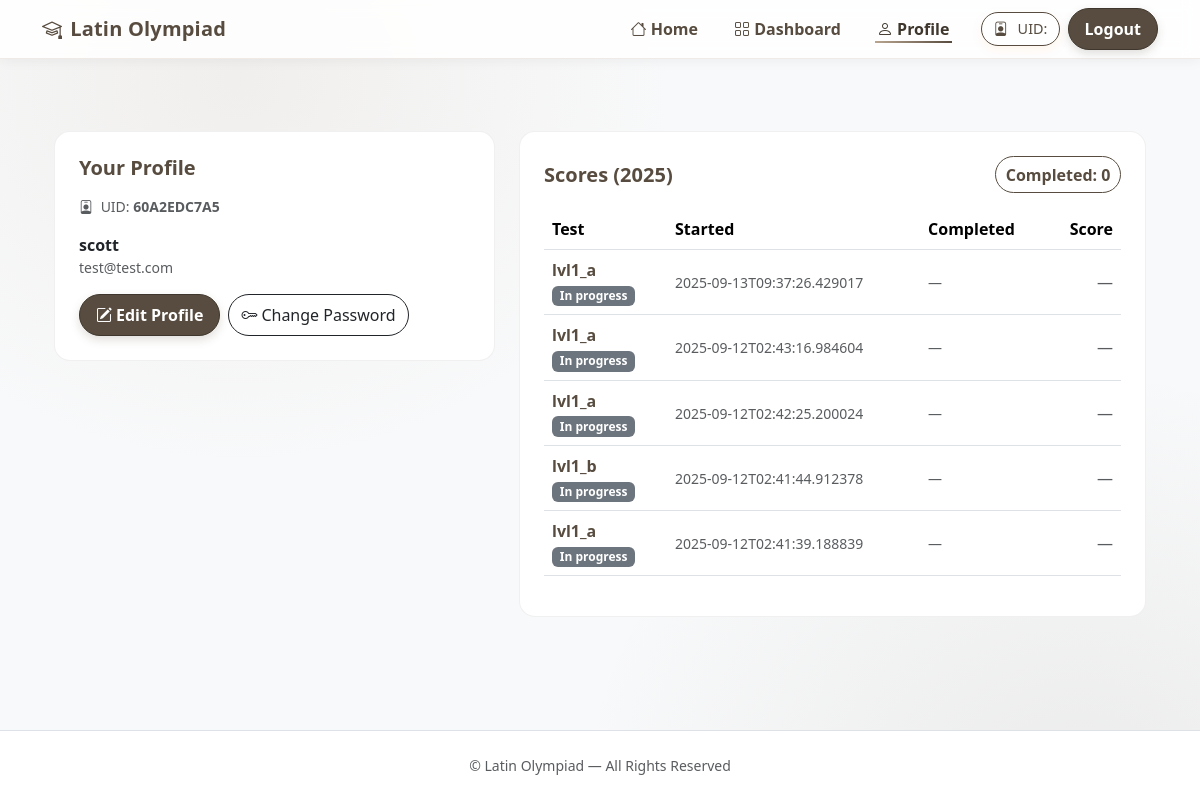
Screenshot of /profile (signed in) with the database file from the repository.
### tables this page shows
CREATE TABLE users(
            id INTEGER PRIMARY KEY AUTOINCREMENT,
            uid TEXT UNIQUE NOT NULL,
            name TEXT NOT NULL,
            email TEXT UNIQUE NOT NULL,
            password_hash TEXT NOT NULL,
            created_at TEXT NOT NULL
        );

CREATE TABLE attempts(
            id INTEGER PRIMARY KEY AUTOINCREMENT,
            user_id INTEGER NOT NULL,
            test_key TEXT NOT NULL,
            attempt_token TEXT UNIQUE,  -- used to match the exact attempt
            started_at TEXT NOT NULL,
            completed_at TEXT,
            source TEXT, percent REAL, raw_score REAL, max_score REAL, year INTEGER,
            FOREIGN KEY(user_id) REFERENCES users(id)
        );

### app.py (the view, shortened to what this page needs)
@app.route("/profile", methods=["GET", "POST"])
@login_required
def profile():
    user = current_user()
    db = get_db()
    this_year = datetime.datetime.utcnow().year
    rows = db.execute(
        """SELECT a.*, COALESCE(a.year, strftime('%Y', a.started_at)) AS y
             FROM attempts a
            WHERE a.user_id=? AND (a.year=? OR strftime('%Y', a.started_at)=?)
            ORDER BY a.id DESC""",
        (user["id"], this_year, str(this_year))
    ).fetchall()
    completed = [r for r in rows if r["completed_at"]]
    avg_percent = round(sum([r["percent"] for r in completed if r["percent"] is not None]) / max(1, len([r for r in completed if r["percent"] is not None])), 2) if completed else None
    best_percent = max([r["percent"] for r in completed if r["percent"] is not None], default=None)
    return render_template(
        "profile.html",
        app_name=APP_NAME,
        user=user,
        attempts=rows,
        this_year=this_year,
        avg_percent=avg_percent,
        best_percent=best_percent,
        completed_count=len(completed)
    )

### app.py (called while the page is built)
def get_db():
    if "db" not in g:
        g.db = sqlite3.connect(DB_PATH)
        g.db.row_factory = sqlite3.Row
    return g.db

def login_required(f):
    @wraps(f)
    def wrapper(*args, **kwargs):
        if "user_id" not in session:
            flash("Please log in to continue.", "warning")
            return redirect(url_for("login", next=request.path))
        return f(*args, **kwargs)
    return wrapper

def init_db():
    db = get_db()
    db.executescript(
        """
        CREATE TABLE IF NOT EXISTS users(
            id INTEGER PRIMARY KEY AUTOINCREMENT,
            uid TEXT UNIQUE NOT NULL,
            name TEXT NOT NULL,
            email TEXT UNIQUE NOT NULL,
            password_hash TEXT NOT NULL,
            created_at TEXT NOT NULL
        );

        CREATE TABLE IF NOT EXISTS attempts(
            id INTEGER PRIMARY KEY AUTOINCREMENT,
            user_id INTEGER NOT NULL,
            test_key TEXT NOT NULL,
            attempt_token TEXT UNIQUE,  -- used to match the exact attempt
            started_at TEXT NOT NULL,
            completed_at TEXT,
            source TEXT,
            FOREIGN KEY(user_id) REFERENCES users(id)
        );

        CREATE INDEX IF NOT EXISTS idx_attempts_user_test ON attempts(user_id, test_key);
        """
    )
    db.commit()

def _add_column_if_missing(table, col, decl):
    cols = {r[1] for r in get_db().execute(f"PRAGMA table_info({table})").fetchall()}
    if col not in cols:
        get_db().execute(f"ALTER TABLE {table} ADD COLUMN {col} {decl}")
        get_db().commit()

def migrate_schema():
    _add_column_if_missing("attempts", "percent", "REAL")
    _add_column_if_missing("attempts", "raw_score", "REAL")
    _add_column_if_missing("attempts", "max_score", "REAL")
    _add_column_if_missing("attempts", "year", "INTEGER")

@app.before_request
def _ensure_db():
    init_db()
    migrate_schema()

@app.before_request
def _ensure_db():
    init_db()

def current_user():
    if "user_id" not in session:
        return None
    db = get_db()
    return db.execute("SELECT * FROM users WHERE id = ?", (session["user_id"],)).fetchone()

### templates/profile.html (shortened to what this page needs)
{% extends "base.html" %}
{% block content %}
<div class="container py-4 py-md-5">
  <div class="row g-4">
    <div class="col-12 col-lg-5">
      <div class="card-soft p-4">
        <h2 class="h5 section-title mb-3">Your Profile</h2>
        <div class="mb-3 small text-muted">
          <i class="bi bi-person-badge me-1"></i> UID: <strong>{{ user.uid }}</strong>
        </div>
        <div class="mb-1">
          <div class="fw-semibold">{{ user.name }}</div>
          <div class="text-muted small">{{ user.email }}</div>
        </div>
        <div class="d-flex gap-2 mt-3">
          <button class="btn btn-espresso" data-bs-toggle="modal" data-bs-target="#editProfileModal">
            <i class="bi bi-pencil-square me-1"></i>Edit Profile
          </button>
          <button class="btn btn-outline-dark" style="border-radius:999px" data-bs-toggle="modal" data-bs-target="#changePwModal">
            <i class="bi bi-key me-1"></i>Change Password
          </button>
        </div>
      </div>
    </div>
    <div class="col-12 col-lg-7">
      <div class="card-soft p-4">
        <div class="d-flex align-items-center justify-content-between flex-wrap gap-2 mb-3">
          <h2 class="h5 section-title mb-0">Scores ({{ this_year }})</h2>
          <div class="d-flex gap-2">
            <span class="stat-chip">Completed: {{ completed_count }}</span>
          </div>
        </div>
        <div class="table-responsive">
          <table class="table align-middle">
            <thead>
              <tr class="text-muted">
                <th scope="col">Test</th>
                <th scope="col">Started</th>
                <th scope="col">Completed</th>
                <th scope="col" class="text-end">Score</th>
              </tr>
            </thead>
            <tbody>
              {% for a in attempts %}
              <tr>
                <td>
                  <div class="fw-semibold" style="color:var(--espresso)">
                    {{ tests[a.test_key].label if tests and a.test_key in tests else a.test_key }}
                  </div>
                  {% if a.completed_at %}
                    <span class="badge badge-done">Completed</span>
                  {% else %}
                    <span class="badge text-bg-secondary">In progress</span>
                  {% endif %}
                </td>
                <td><small class="text-muted">{{ a.started_at or '—' }}</small></td>
                <td><small class="text-muted">{{ a.completed_at or '—' }}</small></td>
                <td class="text-end">
                  {% if a.percent is not none %}
                    <strong>{{ '%.2f'|format(a.percent) }}%</strong>
                    {% if a.raw_score is not none and a.max_score is not none %}
                      <div class="small text-muted">{{ a.raw_score|int }} / {{ a.max_score|int }}</div>
                    {% endif %}
                  {% else %}
                    <span class="text-muted">—</span>
                  {% endif %}
                </td>
              </tr>
              {% else %}
              <tr><td colspan="4" class="text-center text-muted py-4">No attempts recorded this year.</td></tr>
              {% endfor %}
            </tbody>
          </table>
        </div>
      </div>
    </div>
  </div>
</div>
{% endblock %}

### templates/base.html (shortened to what this page needs)
<!doctype html>
<html lang="en">
<head>
  <link href="https://cdn.jsdelivr.net/npm/bootstrap@5.3.3/dist/css/bootstrap.min.css" rel="stylesheet">
  <link rel="stylesheet" href="{{ url_for('static', filename='style.css') }}">
  <link rel="stylesheet" href="https://cdn.jsdelivr.net/npm/bootstrap-icons@1.13.1/font/bootstrap-icons.min.css">
</head>
<body class="bg-light d-flex flex-column min-vh-100">
<nav class="navbar navbar-expand-lg nav-espresso sticky-top">
  <div class="container">
    <a class="navbar-brand fw-bold brand-espresso" href="{{ url_for('dashboard') }}">
      <i class="bi bi-mortarboard"></i> {{ app_name }}
    </a>
    <div class="collapse navbar-collapse" id="mainnav">
      <ul class="navbar-nav ms-auto align-items-lg-center gap-lg-1">
                <li class="nav-item">
          <a class="nav-link px-3 {{ 'active' if request.endpoint=='index' else '' }}" href="{{ url_for('index') }}">
            <i class="bi bi-house"></i> Home
          </a>
        </li>
        <li class="nav-item">
          <a class="nav-link px-3 {{ 'active' if request.endpoint=='dashboard' else '' }}" href="{{ url_for('dashboard') }}">
            <i class="bi bi-grid"></i> Dashboard
          </a>
        </li>
        <li class="nav-item">
  <a class="nav-link px-3 {{ 'active' if request.endpoint=='profile' else '' }}" href="{{ url_for('profile') }}">
    <i class="bi bi-person"></i> Profile
  </a>
</li>
      </ul>
      <div class="d-none d-lg-flex align-items-center ms-3 gap-2">
        {% if session.user_id %}
          <div class="uid-chip">
            <i class="bi bi-person-badge"></i><span class="ms-1">UID: {{ uid }}</span>
          </div>
          <a class="btn btn-espresso" href="{{ url_for('logout') }}">Logout</a>
        {% else %}
          <a class="btn btn-outline-espresso" href="{{ url_for('login') }}">Login</a>
          <a class="btn btn-espresso" href="{{ url_for('register') }}">Sign up</a>
        {% endif %}
      </div>
    </div>
  </div>
</nav>
  <main class="py-4">
    <div class="container">
      {% block content %}{% endblock %}
    </div>
  </main>
  <footer class="py-4 border-top bg-white mt-auto">
    <div class="container small text-muted text-center">
      © {{ app_name }} — All Rights Reserved
    </div>
  </footer>
</body>
</html>

### static/style.css (style rules this page uses)
:root { --brand: #ff7a00; --brand-light: #ff9e42; --brand-soft: #fff0e3; --ink: #101316; --paper: #f8fafc; }
body { background: var(--paper); }
.uid-chip { display: inline-flex; align-items: center; gap: .45rem; padding: .4rem .65rem; border-radius: .6rem; background: #fff; color: var(--ink); border: 1px solid rgba(255,122,0,.25); box-shadow: 0 4px 12px rgba(255,122,0,.08); font-weight: 500; }
body.d-flex { min-height: 100vh; flex-direction: column; }

### templates/base.html (style rules this page uses)
:root { --sand:#F6F3EC; --taupe:#B9A590; --espresso:#574C3F; --ink:#2b2b2b; }
.nav-espresso { background: rgba(255,255,255,.86); backdrop-filter: blur(8px); border-bottom: 1px solid color-mix(in srgb, var(--taupe, #B9A590) 22%, transparent); box-shadow: 0 2px 12px rgba(0,0,0,.05); }
.brand-espresso { color: var(--espresso, #574C3F) !important; letter-spacing:.2px; display:inline-flex; gap:.5rem; align-items:center; }
.navbar .nav-link { color: var(--espresso, #574C3F); font-weight:600; position:relative; }
.navbar .nav-link.active { color:#3f372d; }
.navbar .nav-link::after { content:""; position:absolute; left:.85rem; right:.85rem; bottom:.35rem; height:2px; background: linear-gradient(90deg, var(--taupe,#B9A590), var(--espresso,#574C3F)); transform: scaleX(0); transform-origin:left; transition:transform .25s ease; }
.navbar .nav-link:hover::after, .navbar .nav-link.active::after { transform: scaleX(1); }
.btn-espresso { background: var(--espresso,#574C3F); color:#fff; border:1px solid #3f372d; border-radius: 999px; padding:.45rem .9rem; font-weight:600; box-shadow: 0 4px 10px rgba(87,76,63,.18); }
.uid-chip { background:#fff; border:1px solid var(--espresso,#574C3F); color:var(--espresso,#574C3F); border-radius:999px; padding:.3rem .7rem; font-size:.9rem; display:inline-flex; align-items:center; gap:.35rem; }
body { background: radial-gradient(60% 80% at 20% 10%, rgba(185,165,144,.12), transparent 60%), radial-gradient(70% 90% at 90% 100%, rgba(87,76,63,.08), transparent 60%), var(--sand,#F6F3EC); }

### templates/profile.html (style rules this page uses)
:root { --sand:#F6F3EC; --taupe:#B9A590; --espresso:#574C3F; --ink:#2b2b2b; }
.card-soft { background:#fff; border:1px solid rgba(0,0,0,.06); border-radius:16px; }
.section-title { color:var(--espresso); font-weight:700; }
.btn-espresso { background:var(--espresso); color:#fff; border:1px solid #3f372d; border-radius:999px; padding:.5rem 1rem; font-weight:600; }
.stat-chip { background:#fff; border:1px solid var(--espresso); color:var(--espresso); padding:.35rem .6rem; border-radius:999px; font-weight:600; }

### rows the page displays
users: uid "60A2EDC7A5", name "scott", email "test@test.com"
attempts: test_key "lvl1_a", started_at "2025-09-13T09:37:26.429017", completed_at "—"
attempts: test_key "lvl1_a", started_at "2025-09-12T02:43:16.984604", completed_at "—"
attempts: test_key "lvl1_a", started_at "2025-09-12T02:42:25.200024", completed_at "—"
attempts: test_key "lvl1_b", started_at "2025-09-12T02:41:44.912378", completed_at "—"
attempts: test_key "lvl1_a", started_at "2025-09-12T02:41:39.188839", completed_at "—"

### other values shown
{{ app_name }} "Latin Olympiad"
{{ completed_count }} "0"
